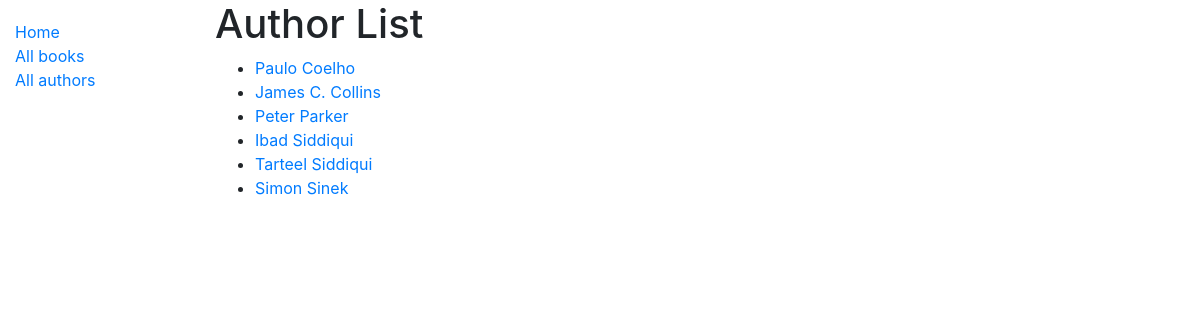
Screenshot of /catalog/authors/ with the database file from the repository.
### catalog/models.py (models this page shows, shortened)
class Author(models.Model):
    first_name = models.CharField(max_length=100)
    last_name = models.CharField(max_length=100)
    date_of_birth = models.DateField(null=True, blank=True)
    date_of_death = models.DateField('Died', null=True, blank=True)
    class Meta:
        ordering = ['last_name', 'first_name']

### catalog/views.py (the view)
# urls.py: path('authors/', views.AuthorListView.as_view(), name='authors'),
class AuthorListView(generic.ListView):
    model = Author
    template_name = "author_list.html"
    paginate_by = 10
    def get_context_data(self, **kwargs):
        context = super(AuthorListView, self).get_context_data(**kwargs)
        context['some_data'] = 'This is just some data'
        return context

### catalog/templates/author_list.html
{% extends "base_generic.html" %}
{% block content %}
<h1>Author List</h1>
{% if author_list %}
<ul>
    {% for author in author_list %}
    <li>
        <a href={% url 'author-detail' author.id%}>
        {{ author.first_name }}
        {{ author.last_name }}
        </a>
    </li>
    {% endfor %}
</ul>
{% else %}
<p>There are no authors.</p>
{% endif %}
{% endblock %}

### rows the page displays
Author: first_name "Paulo", last_name "Coelho"
Author: first_name "James C.", last_name "Collins"
Author: first_name "Peter", last_name "Parker"
Author: first_name "Ibad", last_name "Siddiqui"
Author: first_name "Tarteel", last_name "Siddiqui"
Author: first_name "Simon", last_name "Sinek"
